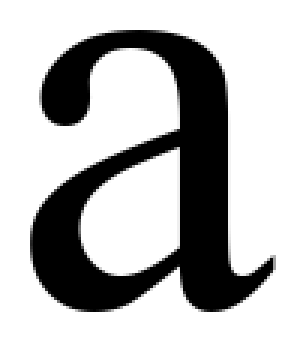
#> input picture lab5/images/а.png, 102 x 114 px, found by its file name (shown 3 times larger); its folder holds only this picture in this run
$ python inverse.py
#> lines starting #> are read from the running program, lines starting #| are printed output that depends on the picture
from PIL import Image
import os

images_dir = 'lab5/images'
inverse_dir = 'lab5/inverse'
alphabet = 'абвгдеёжзийклмнопрстуфхцчшщъыьэюя'

os.makedirs(inverse_dir, exist_ok=True)

def invert_image(image_path, save_path):
#> called with image_path = 'lab5/images/а.png', save_path = 'lab5/inverse/а.png'
    img = Image.open(image_path)
#> img is the input picture: PIL image 102x114 L; min 0, max 255, mean 183.5
    img = img.convert('L')
    img = Image.eval(img, lambda x: 255 - x)
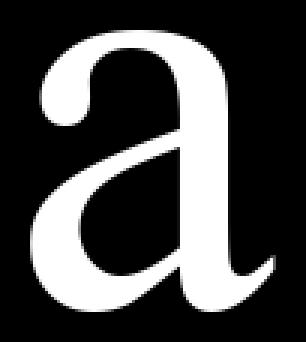
#> img: PIL image 102x114 L (shown 3 times larger); min 0, max 255, mean 71.5
    img.save(save_path)

for symbol in alphabet:
    image_path = os.path.join(images_dir, f'{symbol}.png')
    save_path = os.path.join(inverse_dir, f'{symbol}.png')

    if os.path.exists(image_path):
        invert_image(image_path, save_path)
        print(f'Inverted {symbol} saved to {save_path}')
    else:
        print(f'[!] File not found: {image_path}')
